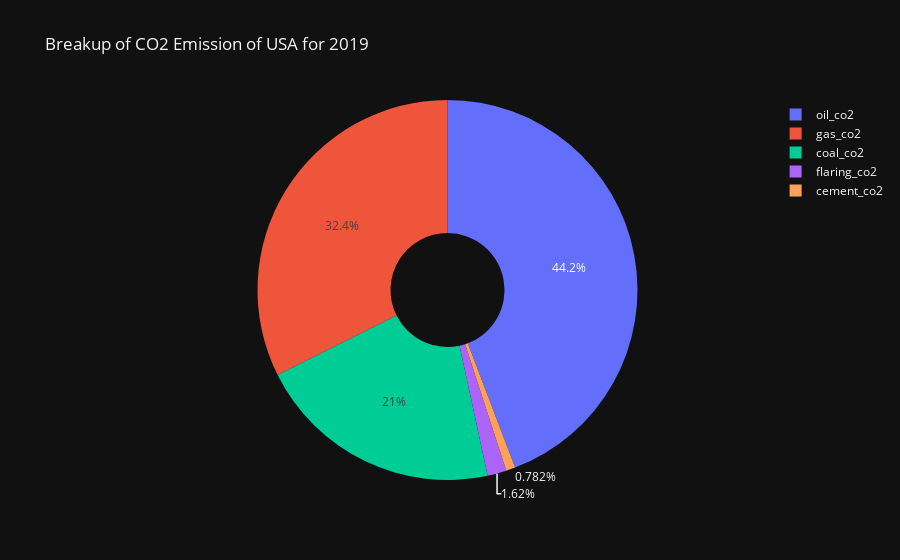

Notebook source saved alongside this figure:
### Code cell
px.pie(pie_breakup_usa_df[pie_breakup_ind_df["value"] > 0], names="variable", values="value", template="plotly_dark",title="Breakup of CO2 Emission of USA for 2019", hole=.3)

### Figure 1 — Plotly figure (JSON) as saved in the notebook; plotly's stock layout.template omitted (floating-point values rounded to 4 significant figures)
{"data": [{"domain": {"x": [0, 1], "y": [0, 1]}, "hole": 0.3, "hovertemplate": "variable=%{label}<br>value=%{value}<extra></extra>", "labels": ["cement_co2", "coal_co2", "flaring_co2", "gas_co2", "oil_co2"], "legendgroup": "", "name": "", "showlegend": true, "type": "pie", "values": [40.9, 1099.0, 84.51, 1695.0, 2313.0]}], "layout": {"legend": {"tracegroupgap": 0}, "title": {"text": "Breakup of CO2 Emission of USA for 2019"}}}
